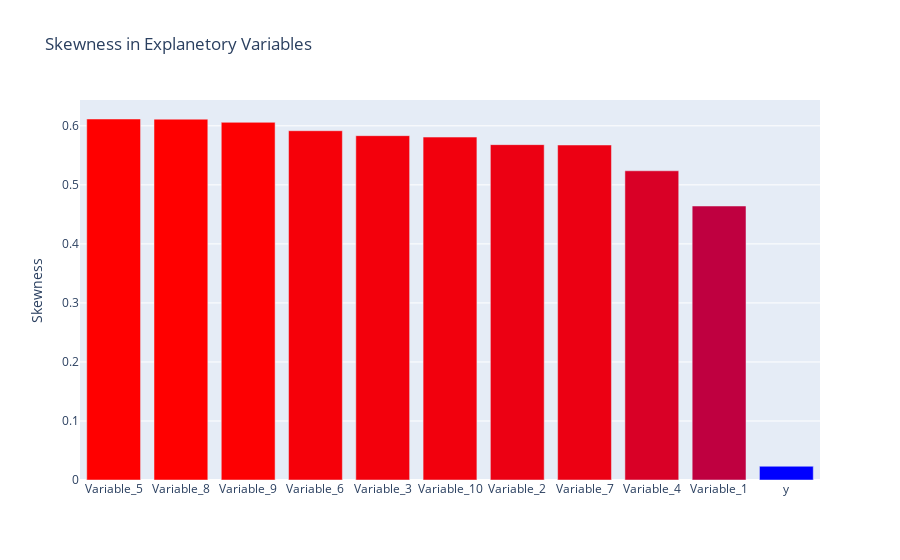

The notebook cell saved with this chart:
### Code cell
'''Now calculate and plot the skewness for rest of the explanetory variables.'''
skew_merged = pd.DataFrame(data = num_df.select_dtypes(include = ['int64', 'float64']).skew(), columns = ['Skewness'])
skew_merged_sorted = skew_merged.sort_values(ascending = False, by = 'Skewness')
bar_plot(skew_merged_sorted.index, skew_merged_sorted.Skewness, 'Skewness in Explanetory Variables', 'Skewness', 'Bluered')

### Figure 1 — Plotly figure (JSON) as saved in the notebook; plotly's stock layout.template omitted (floating-point values rounded to 4 significant figures)
{"data": [{"marker": {"color": [0.6116, 0.6113, 0.6059, 0.5917, 0.5833, 0.5809, 0.5681, 0.5675, 0.5238, 0.4642, 0.02329], "colorscale": [[0, "rgb(0,0,255)"], [1, "rgb(255,0,0)"]]}, "type": "bar", "x": ["Variable_5", "Variable_8", "Variable_9", "Variable_6", "Variable_3", "Variable_10", "Variable_2", "Variable_7", "Variable_4", "Variable_1", "y"], "y": [0.6116, 0.6113, 0.6059, 0.5917, 0.5833, 0.5809, 0.5681, 0.5675, 0.5238, 0.4642, 0.02329]}], "layout": {"hovermode": "closest", "title": {"text": "Skewness in Explanetory Variables"}, "yaxis": {"title": {"text": "Skewness"}}}}
